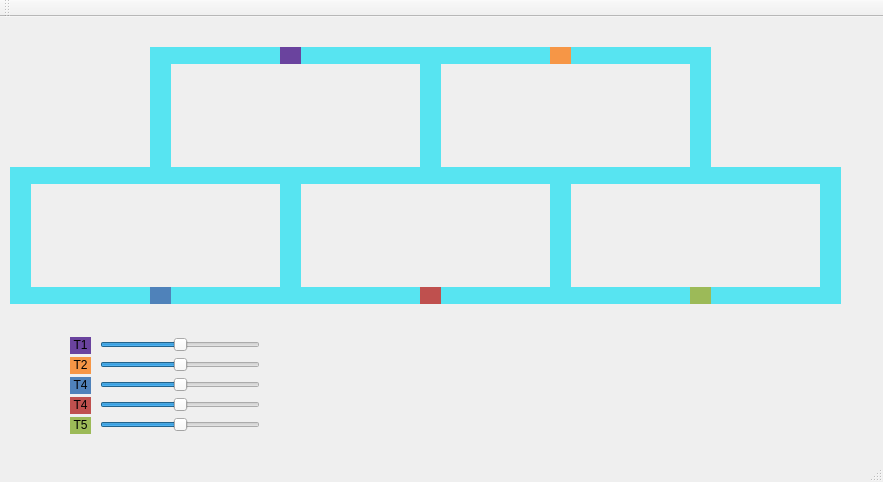
<?xml version="1.0" encoding="UTF-8"?>
<ui version="4.0">
 <class>MainWindow</class>
 <widget class="QMainWindow" name="MainWindow">
  <property name="geometry">
   <rect>
    <x>0</x>
    <y>0</y>
    <width>883</width>
    <height>482</height>
   </rect>
  </property>
  <property name="windowTitle">
   <string>MainWindow</string>
  </property>
  <widget class="QWidget" name="centralWidget">
   <widget class="QLabel" name="label_trem1">
    <property name="geometry">
     <rect>
      <x>280</x>
      <y>30</y>
      <width>21</width>
      <height>17</height>
     </rect>
    </property>
    <property name="styleSheet">
     <string notr="true">QLabel { background: rgb(106,67,158)}</string>
    </property>
    <property name="text">
     <string/>
    </property>
    <property name="margin">
     <number>0</number>
    </property>
   </widget>
   <widget class="QLabel" name="label_trilho1">
    <property name="geometry">
     <rect>
      <x>170</x>
      <y>30</y>
      <width>250</width>
      <height>17</height>
     </rect>
    </property>
    <property name="styleSheet">
     <string notr="true">QLabel { background: rgb(87, 228, 241)}

</string>
    </property>
    <property name="text">
     <string/>
    </property>
   </widget>
   <widget class="QLabel" name="label_trilho2">
    <property name="geometry">
     <rect>
      <x>280</x>
      <y>150</y>
      <width>141</width>
      <height>17</height>
     </rect>
    </property>
    <property name="styleSheet">
     <string notr="true">QLabel { background: rgb(87, 228, 241)}

</string>
    </property>
    <property name="text">
     <string/>
    </property>
   </widget>
   <widget class="QLabel" name="label_trilho3">
    <property name="geometry">
     <rect>
      <x>420</x>
      <y>30</y>
      <width>21</width>
      <height>137</height>
     </rect>
    </property>
    <property name="styleSheet">
     <string notr="true">QLabel { background: rgb(87, 228, 241)}

</string>
    </property>
    <property name="text">
     <string/>
    </property>
   </widget>
   <widget class="QLabel" name="label_trilho4">
    <property name="geometry">
     <rect>
      <x>150</x>
      <y>30</y>
      <width>21</width>
      <height>137</height>
     </rect>
    </property>
    <property name="styleSheet">
     <string notr="true">QLabel { background: rgb(87, 228, 241)}

</string>
    </property>
    <property name="text">
     <string/>
    </property>
   </widget>
   <widget class="QLabel" name="label_trilho4_2">
    <property name="geometry">
     <rect>
      <x>690</x>
      <y>30</y>
      <width>21</width>
      <height>137</height>
     </rect>
    </property>
    <property name="styleSheet">
     <string notr="true">QLabel { background: rgb(87, 228, 241)}

</string>
    </property>
    <property name="text">
     <string/>
    </property>
   </widget>
   <widget class="QLabel" name="label_trilho1_2">
    <property name="geometry">
     <rect>
      <x>440</x>
      <y>30</y>
      <width>250</width>
      <height>17</height>
     </rect>
    </property>
    <property name="styleSheet">
     <string notr="true">QLabel { background: rgb(87, 228, 241)}

</string>
    </property>
    <property name="text">
     <string/>
    </property>
   </widget>
   <widget class="QLabel" name="label_trilho2_2">
    <property name="geometry">
     <rect>
      <x>440</x>
      <y>150</y>
      <width>131</width>
      <height>17</height>
     </rect>
    </property>
    <property name="styleSheet">
     <string notr="true">QLabel { background: rgb(87, 228, 241)}

</string>
    </property>
    <property name="text">
     <string/>
    </property>
   </widget>
   <widget class="QLabel" name="label_trem2">
    <property name="geometry">
     <rect>
      <x>550</x>
      <y>30</y>
      <width>21</width>
      <height>17</height>
     </rect>
    </property>
    <property name="styleSheet">
     <string notr="true">QLabel { background: rgb(246,150,70)}</string>
    </property>
    <property name="text">
     <string/>
    </property>
   </widget>
   <widget class="QLabel" name="label_trilho4_3">
    <property name="geometry">
     <rect>
      <x>10</x>
      <y>150</y>
      <width>21</width>
      <height>137</height>
     </rect>
    </property>
    <property name="styleSheet">
     <string notr="true">QLabel { background: rgb(87, 228, 241)}

</string>
    </property>
    <property name="text">
     <string/>
    </property>
   </widget>
   <widget class="QLabel" name="label_trilho1_3">
    <property name="geometry">
     <rect>
      <x>150</x>
      <y>150</y>
      <width>131</width>
      <height>17</height>
     </rect>
    </property>
    <property name="styleSheet">
     <string notr="true">QLabel { background: rgb(87, 228, 241)}

</string>
    </property>
    <property name="text">
     <string/>
    </property>
   </widget>
   <widget class="QLabel" name="label_trilho2_3">
    <property name="geometry">
     <rect>
      <x>30</x>
      <y>270</y>
      <width>250</width>
      <height>17</height>
     </rect>
    </property>
    <property name="styleSheet">
     <string notr="true">QLabel { background: rgb(87, 228, 241)}

</string>
    </property>
    <property name="text">
     <string/>
    </property>
   </widget>
   <widget class="QLabel" name="label_trilho3_2">
    <property name="geometry">
     <rect>
      <x>280</x>
      <y>150</y>
      <width>21</width>
      <height>137</height>
     </rect>
    </property>
    <property name="styleSheet">
     <string notr="true">QLabel { background: rgb(87, 228, 241)}

</string>
    </property>
    <property name="text">
     <string/>
    </property>
   </widget>
   <widget class="QLabel" name="label_trilho2_4">
    <property name="geometry">
     <rect>
      <x>300</x>
      <y>270</y>
      <width>250</width>
      <height>17</height>
     </rect>
    </property>
    <property name="styleSheet">
     <string notr="true">QLabel { background: rgb(87, 228, 241)}

</string>
    </property>
    <property name="text">
     <string/>
    </property>
   </widget>
   <widget class="QLabel" name="label_trilho1_5">
    <property name="geometry">
     <rect>
      <x>570</x>
      <y>150</y>
      <width>141</width>
      <height>17</height>
     </rect>
    </property>
    <property name="styleSheet">
     <string notr="true">QLabel { background: rgb(87, 228, 241)}

</string>
    </property>
    <property name="text">
     <string/>
    </property>
   </widget>
   <widget class="QLabel" name="label_trilho4_5">
    <property name="geometry">
     <rect>
      <x>820</x>
      <y>150</y>
      <width>21</width>
      <height>137</height>
     </rect>
    </property>
    <property name="styleSheet">
     <string notr="true">QLabel { background: rgb(87, 228, 241)}

</string>
    </property>
    <property name="text">
     <string/>
    </property>
   </widget>
   <widget class="QLabel" name="label_trilho2_5">
    <property name="geometry">
     <rect>
      <x>570</x>
      <y>270</y>
      <width>250</width>
      <height>17</height>
     </rect>
    </property>
    <property name="styleSheet">
     <string notr="true">QLabel { background: rgb(87, 228, 241)}

</string>
    </property>
    <property name="text">
     <string/>
    </property>
   </widget>
   <widget class="QLabel" name="label_trilho3_3">
    <property name="geometry">
     <rect>
      <x>550</x>
      <y>150</y>
      <width>21</width>
      <height>137</height>
     </rect>
    </property>
    <property name="styleSheet">
     <string notr="true">QLabel { background: rgb(87, 228, 241)}

</string>
    </property>
    <property name="text">
     <string/>
    </property>
   </widget>
   <widget class="QLabel" name="label_trem3">
    <property name="geometry">
     <rect>
      <x>150</x>
      <y>270</y>
      <width>21</width>
      <height>17</height>
     </rect>
    </property>
    <property name="styleSheet">
     <string notr="true">QLabel { background: rgb(79,130,186)}</string>
    </property>
    <property name="text">
     <string/>
    </property>
   </widget>
   <widget class="QLabel" name="label_trem4">
    <property name="geometry">
     <rect>
      <x>420</x>
      <y>270</y>
      <width>21</width>
      <height>17</height>
     </rect>
    </property>
    <property name="styleSheet">
     <string notr="true">QLabel { background: rgb(191,80,78)}</string>
    </property>
    <property name="text">
     <string/>
    </property>
   </widget>
   <widget class="QLabel" name="label_trem5">
    <property name="geometry">
     <rect>
      <x>690</x>
      <y>270</y>
      <width>21</width>
      <height>17</height>
     </rect>
    </property>
    <property name="styleSheet">
     <string notr="true">QLabel { background: rgb(156,186,88)}</string>
    </property>
    <property name="text">
     <string/>
    </property>
   </widget>
   <widget class="QSlider" name="sliderTrem1">
    <property name="geometry">
     <rect>
      <x>100</x>
      <y>320</y>
      <width>160</width>
      <height>16</height>
     </rect>
    </property>
    <property name="minimum">
     <number>0</number>
    </property>
    <property name="maximum">
     <number>200</number>
    </property>
    <property name="singleStep">
     <number>1</number>
    </property>
    <property name="value">
     <number>100</number>
    </property>
    <property name="sliderPosition">
     <number>100</number>
    </property>
    <property name="orientation">
     <enum>Qt::Horizontal</enum>
    </property>
    <property name="invertedAppearance">
     <bool>false</bool>
    </property>
    <property name="invertedControls">
     <bool>true</bool>
    </property>
   </widget>
   <widget class="QSlider" name="sliderTrem2">
    <property name="geometry">
     <rect>
      <x>100</x>
      <y>340</y>
      <width>160</width>
      <height>16</height>
     </rect>
    </property>
    <property name="maximum">
     <number>200</number>
    </property>
    <property name="value">
     <number>100</number>
    </property>
    <property name="orientation">
     <enum>Qt::Horizontal</enum>
    </property>
    <property name="invertedAppearance">
     <bool>false</bool>
    </property>
   </widget>
   <widget class="QSlider" name="sliderTrem4">
    <property name="geometry">
     <rect>
      <x>100</x>
      <y>380</y>
      <width>160</width>
      <height>16</height>
     </rect>
    </property>
    <property name="maximum">
     <number>200</number>
    </property>
    <property name="value">
     <number>100</number>
    </property>
    <property name="orientation">
     <enum>Qt::Horizontal</enum>
    </property>
   </widget>
   <widget class="QSlider" name="sliderTrem3">
    <property name="geometry">
     <rect>
      <x>100</x>
      <y>360</y>
      <width>160</width>
      <height>16</height>
     </rect>
    </property>
    <property name="maximum">
     <number>200</number>
    </property>
    <property name="value">
     <number>100</number>
    </property>
    <property name="orientation">
     <enum>Qt::Horizontal</enum>
    </property>
   </widget>
   <widget class="QSlider" name="sliderTrem5">
    <property name="geometry">
     <rect>
      <x>100</x>
      <y>400</y>
      <width>160</width>
      <height>16</height>
     </rect>
    </property>
    <property name="maximum">
     <number>200</number>
    </property>
    <property name="value">
     <number>100</number>
    </property>
    <property name="orientation">
     <enum>Qt::Horizontal</enum>
    </property>
   </widget>
   <widget class="QLabel" name="label_trilho1_4">
    <property name="geometry">
     <rect>
      <x>20</x>
      <y>150</y>
      <width>131</width>
      <height>17</height>
     </rect>
    </property>
    <property name="styleSheet">
     <string notr="true">QLabel { background: rgb(87, 228, 241)}

</string>
    </property>
    <property name="text">
     <string/>
    </property>
   </widget>
   <widget class="QLabel" name="label_trilho1_6">
    <property name="geometry">
     <rect>
      <x>700</x>
      <y>150</y>
      <width>141</width>
      <height>17</height>
     </rect>
    </property>
    <property name="styleSheet">
     <string notr="true">QLabel { background: rgb(87, 228, 241)}

</string>
    </property>
    <property name="text">
     <string/>
    </property>
   </widget>
   <widget class="QLabel" name="label_trem1_2">
    <property name="geometry">
     <rect>
      <x>70</x>
      <y>320</y>
      <width>21</width>
      <height>17</height>
     </rect>
    </property>
    <property name="styleSheet">
     <string notr="true">QLabel { background: rgb(106,67,158)}</string>
    </property>
    <property name="text">
     <string>&lt;html&gt;&lt;head/&gt;&lt;body&gt;&lt;p align=&quot;center&quot;&gt;T1&lt;/p&gt;&lt;/body&gt;&lt;/html&gt;</string>
    </property>
    <property name="margin">
     <number>0</number>
    </property>
   </widget>
   <widget class="QLabel" name="label_trem2_2">
    <property name="geometry">
     <rect>
      <x>70</x>
      <y>340</y>
      <width>21</width>
      <height>17</height>
     </rect>
    </property>
    <property name="styleSheet">
     <string notr="true">QLabel { background: rgb(246,150,70)}</string>
    </property>
    <property name="text">
     <string>&lt;html&gt;&lt;head/&gt;&lt;body&gt;&lt;p align=&quot;center&quot;&gt;T2&lt;/p&gt;&lt;/body&gt;&lt;/html&gt;</string>
    </property>
   </widget>
   <widget class="QLabel" name="label_trem3_2">
    <property name="geometry">
     <rect>
      <x>70</x>
      <y>360</y>
      <width>21</width>
      <height>17</height>
     </rect>
    </property>
    <property name="styleSheet">
     <string notr="true">QLabel { background: rgb(79,130,186)}</string>
    </property>
    <property name="text">
     <string>&lt;html&gt;&lt;head/&gt;&lt;body&gt;&lt;p align=&quot;center&quot;&gt;T4&lt;/p&gt;&lt;/body&gt;&lt;/html&gt;</string>
    </property>
   </widget>
   <widget class="QLabel" name="label_trem4_2">
    <property name="geometry">
     <rect>
      <x>70</x>
      <y>380</y>
      <width>21</width>
      <height>17</height>
     </rect>
    </property>
    <property name="styleSheet">
     <string notr="true">QLabel { background: rgb(191,80,78)}</string>
    </property>
    <property name="text">
     <string>&lt;html&gt;&lt;head/&gt;&lt;body&gt;&lt;p align=&quot;center&quot;&gt;T4&lt;/p&gt;&lt;/body&gt;&lt;/html&gt;</string>
    </property>
   </widget>
   <widget class="QLabel" name="label_trem5_2">
    <property name="geometry">
     <rect>
      <x>70</x>
      <y>400</y>
      <width>21</width>
      <height>17</height>
     </rect>
    </property>
    <property name="styleSheet">
     <string notr="true">QLabel { background: rgb(156,186,88)}</string>
    </property>
    <property name="text">
     <string>&lt;html&gt;&lt;head/&gt;&lt;body&gt;&lt;p align=&quot;center&quot;&gt;T5&lt;/p&gt;&lt;/body&gt;&lt;/html&gt;</string>
    </property>
   </widget>
   <zorder>label_trilho1</zorder>
   <zorder>label_trilho2</zorder>
   <zorder>label_trilho3</zorder>
   <zorder>label_trilho4</zorder>
   <zorder>label_trilho4_2</zorder>
   <zorder>label_trilho1_2</zorder>
   <zorder>label_trilho2_2</zorder>
   <zorder>label_trilho4_3</zorder>
   <zorder>label_trilho1_3</zorder>
   <zorder>label_trilho2_3</zorder>
   <zorder>label_trilho3_2</zorder>
   <zorder>label_trilho2_4</zorder>
   <zorder>label_trilho1_5</zorder>
   <zorder>label_trilho4_5</zorder>
   <zorder>label_trilho2_5</zorder>
   <zorder>label_trilho3_3</zorder>
   <zorder>sliderTrem1</zorder>
   <zorder>sliderTrem2</zorder>
   <zorder>sliderTrem4</zorder>
   <zorder>sliderTrem3</zorder>
   <zorder>sliderTrem5</zorder>
   <zorder>label_trilho1_4</zorder>
   <zorder>label_trilho1_6</zorder>
   <zorder>label_trem2</zorder>
   <zorder>label_trem1</zorder>
   <zorder>label_trem3</zorder>
   <zorder>label_trem4</zorder>
   <zorder>label_trem5</zorder>
   <zorder>label_trem1_2</zorder>
   <zorder>label_trem2_2</zorder>
   <zorder>label_trem3_2</zorder>
   <zorder>label_trem4_2</zorder>
   <zorder>label_trem5_2</zorder>
  </widget>
  <widget class="QMenuBar" name="menuBar">
   <property name="geometry">
    <rect>
     <x>0</x>
     <y>0</y>
     <width>883</width>
     <height>20</height>
    </rect>
   </property>
  </widget>
  <widget class="QToolBar" name="mainToolBar">
   <attribute name="toolBarArea">
    <enum>TopToolBarArea</enum>
   </attribute>
   <attribute name="toolBarBreak">
    <bool>false</bool>
   </attribute>
  </widget>
  <widget class="QStatusBar" name="statusBar"/>
 </widget>
 <layoutdefault spacing="6" margin="11"/>
 <resources/>
 <connections/>
</ui>
